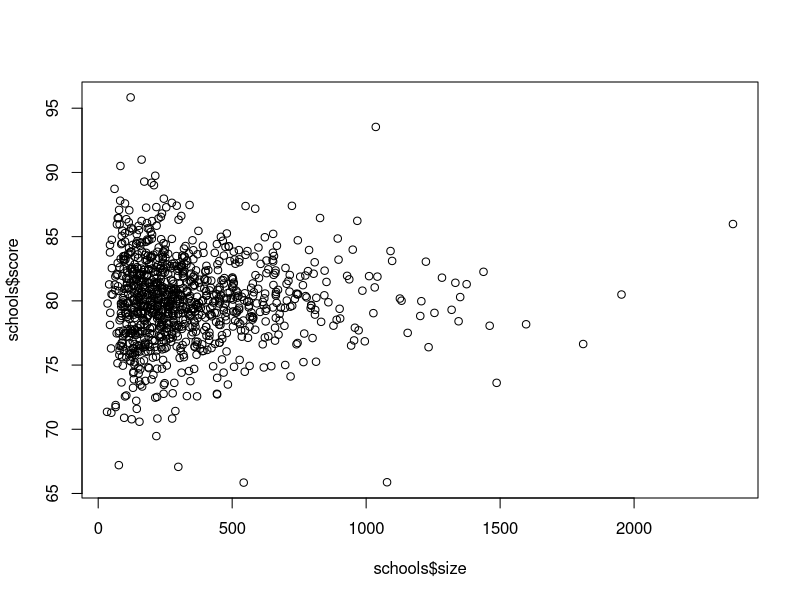
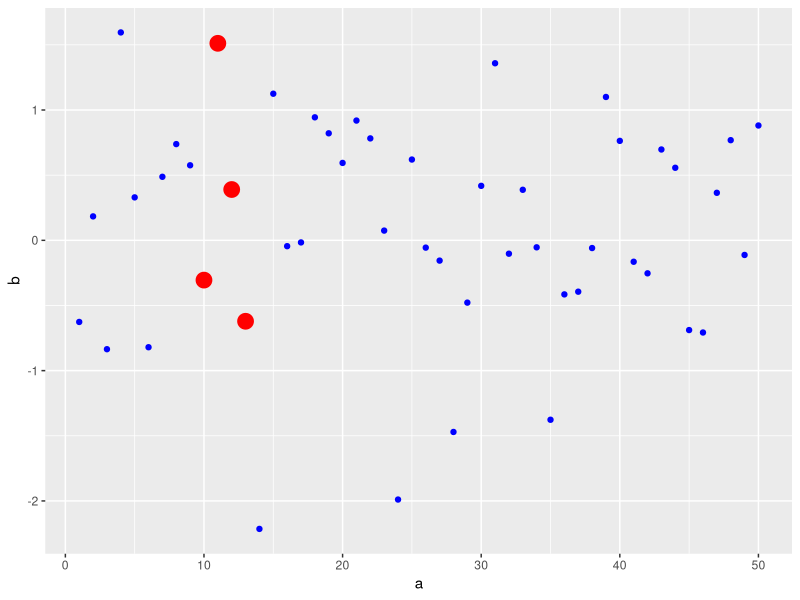

Recreate these plots in R, in order.
library(dslabs)
library(tidyverse)
library(caret)

# First, let's simulate the number of students in each school
set.seed(1986, sample.kind="Rounding")
n <- round(2^rnorm(1000, 8, 1))
# Now let's assign a true quality for each school that is completely independent from size. This is the parameter we want to estimate in our analysis.
set.seed(1, sample.kind="Rounding")
mu <- round(80 + 2*rt(1000, 5))
range(mu)
schools <- data.frame(id = paste("PS",1:1000),
                      size = n,
                      quality = mu,
                      rank = rank(-mu))
# We can see the top 10 schools
schools %>% top_n(10, quality) %>% arrange(desc(quality))
# Now let's have the students in the school take a test. 
# There is random variability in test taking, so we will 
# simulate the test scores as normally distributed with 
# the average determined by the school quality with a 
# standard deviation of 30 percentage points. 
# This code will simulate the test scores
set.seed(1, sample.kind="Rounding")
mu <- round(80 + 2*rt(1000, 5))

scores <- sapply(1:nrow(schools), function(i){
  scores <- rnorm(schools$size[i], schools$quality[i], 30)
  scores
})
schools <- schools %>% mutate(score = sapply(scores, mean))
summary(schools)

# Q1 Top schools based on the average score?
schools %>% top_n(10, score) %>% arrange(desc(score))
# Mallivastaus
schools_avgscore <- schools %>% top_n(10, score) %>% arrange(desc(score)) %>% select(id, size, score)
schools_avgscore

# Q2 Median school size
median(schools$size)
median(schools_avgscore$size)
# Mallivastaus
median(schools$size)
schools %>% top_n(10, score) %>% .$size %>% median()

# Q3
schools %>% top_n(-10, score) %>% .$size %>% median()
# Mallivastaus
median(schools$size)
schools %>% top_n(-10, score) %>% .$size %>% median()

# Q4
plot(schools$size,schools$score)
# esimerkki muualta
set.seed(1)
mydata <- data.frame(a=1:50, b=rnorm(50))
ggplot(mydata,aes(x=a,y=b)) + 
  geom_point(colour="blue") +
  geom_point(data=mydata[10:13, ], aes(x=a, y=b), colour="red", size=5)
